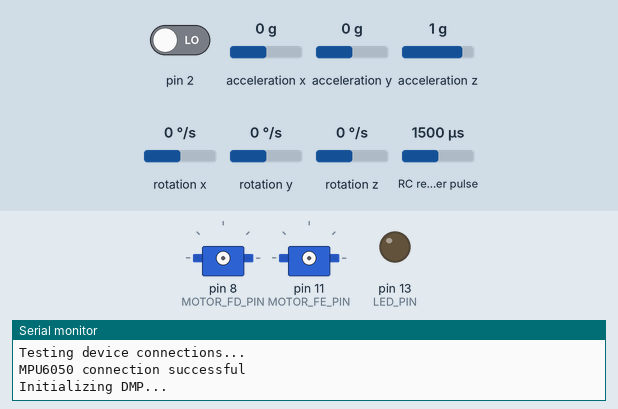
Recording of a sketch running on a simulated Arduino Uno, built with avr-gcc and run on an emulated ATmega328P. Shown: 2 × servo, output pins drawn as LEDs (lit = HIGH), the last lines printed to the serial monitor. Wiring (inferred from the names in the program): RC receiver channel: data pin 3. Dashed ring = blinking. Inputs (shaded band) come from the test bench; at power-on: acceleration y 0 g, pin 2 LOW, acceleration x 0 g, acceleration z 1 g, rotation x 0 °/s, rotation y 0 °/s, rotation z 0 °/s, RC receiver pulse 1500 µs. The sensor or clock chip raises its interrupt line as the real part does.

Above: at 0.1 s.
At 4.8 s:
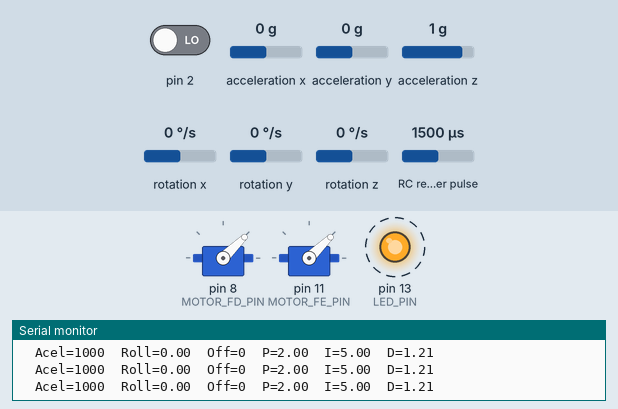
4.9 s: acceleration y set to -1.4 g
7.9 s: acceleration y set to 0 g
Timing chart, 0 to 16.9 s (numbered marks = the images above; inputs shaded):
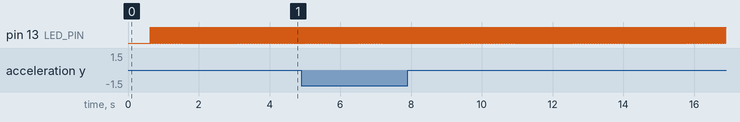

The sketch:

arduino-marmitocoptero.ino
```cpp
#include <PID_v1.h>
#include "I2Cdev.h"

#include "MPU6050_6Axis_MotionApps20.h"
#include <Servo.h>
#include <Wire.h>
#include "rc_rx.h"

#define DEBUG
//#define DEBUG_RC //Print the RC information
//#define DEBUG_GYRO //Print GYRO and ACEL information
#define DEBUG_PID //Print PID constants information
#define DEBUG_EQUILIBRIO //Print aceleration, roll inclination and offset
#define AJUST_PID //Enable PID ajust by serial
//#define DEBUG_TIME

#define dt 20 //Tempo de variação do Loop 20ms

//Pinos dos motores
#define MOTOR_FD 0
#define MOTOR_FD_PIN 8  //Motor Frontal Direita
#define MOTOR_FE 1
#define MOTOR_FE_PIN 11 //Motor Frontal Esquerda
#define MOTOR_TD 2
#define MOTOR_TD_PIN 9 //Motor Traseiro Direita
#define MOTOR_TE 3
#define MOTOR_TE_PIN 12 //Motor Traseiro Esquerdo

#define LIMITE_PID 250 //Limite de aceleração para correção dos motores
#define LIMITE_Ki 50

//RC limits
#define TROTTLE_MIN 1000 //Leitura mínima
#define TROTTLE_INI 1100 //Início aceleração
#define TROTTLE_MAX 2000 //Leitura máxima


// Arduino Wire library is required if I2Cdev I2CDEV_ARDUINO_WIRE implementation
// is used in I2Cdev.h
#if I2CDEV_IMPLEMENTATION == I2CDEV_ARDUINO_WIRE
#include "Wire.h"
#endif

// class default I2C address is 0x68
// specific I2C addresses may be passed as a parameter here
// AD0 low = 0x68 (default for SparkFun breakout and InvenSense evaluation board)
// AD0 high = 0x69
MPU6050 mpu;
//MPU6050 mpu(0x69); // <-- use for AD0 high

#define OUTPUT_READABLE_YAWPITCHROLL

#define LED_PIN 13 // (Arduino is 13, Teensy is 11, Teensy++ is 6)
bool blinkState = false;

// MPU control/status vars
bool dmpReady = false;  // set true if DMP init was successful
uint8_t mpuIntStatus;   // holds actual interrupt status byte from MPU
uint8_t devStatus;      // return status after each device operation (0 = success, !0 = error)
uint16_t packetSize;    // expected DMP packet size (default is 42 bytes)
uint16_t fifoCount;     // count of all bytes currently in FIFO
uint8_t fifoBuffer[64]; // FIFO storage buffer

// orientation/motion vars
Quaternion q;           // [w, x, y, z]         quaternion container
VectorInt16 aa;         // [x, y, z]            accel sensor measurements
VectorInt16 aaReal;     // [x, y, z]            gravity-free accel sensor measurements
VectorInt16 aaWorld;    // [x, y, z]            world-frame accel sensor measurements
VectorFloat gravity;    // [x, y, z]            gravity vector
float euler[3];         // [psi, theta, phi]    Euler angle container
float ypr[3];           // [yaw, pitch, roll]   yaw/pitch/roll container and gravity vector

// packet structure for InvenSense teapot demo
uint8_t teapotPacket[14] = { '$', 0x02, 0,0, 0,0, 0,0, 0,0, 0x00, 0x00, '\r', '\n' };

// ================================================================
// ===               INTERRUPT DETECTION ROUTINE                ===
// ================================================================

volatile bool mpuInterrupt = false;     // indicates whether MPU interrupt pin has gone high
void dmpDataReady() {
  mpuInterrupt = true;
}

// Pitch, Roll and Yaw values
float pitch = 0;
float roll = 0;
float yaw = 0;

unsigned long t=0; //Time Variables

//pidRoll Roll
double SetpointRoll = 0, InputRoll = 0, OutputRoll = 0;
//pidRoll Pitch
double SetpointPitch = 0, InputPitch = 0, OutputPitch = 0;

double  P = 2,
I = 5,
D = 1.21;

PID pidRoll(&InputRoll, &OutputRoll, &SetpointRoll,P,I,D, DIRECT);
PID pidPitch(&InputPitch, &OutputPitch, &SetpointPitch,P,I,D, DIRECT);

//double P = 3.3,
  //     I = 1.9,
    //   D = 1.5;
Servo motor[4];

int  offset = 0;
int aceleracao = TROTTLE_MIN;
int acelDireita = TROTTLE_MIN;
int acelEsquerda = TROTTLE_MIN;

void setup(){
  #ifdef DEBUG
    Serial.begin(115200);
  #endif
  // join I2C bus (I2Cdev library doesn't do this automatically)
  #if I2CDEV_IMPLEMENTATION == I2CDEV_ARDUINO_WIRE
  Wire.begin();
  TWBR = 24; // 400kHz I2C clock (200kHz if CPU is 8MHz)
  #elif I2CDEV_IMPLEMENTATION == I2CDEV_BUILTIN_FASTWIRE
    Fastwire::setup(400, true);
  #endif

  // initialize device
  Serial.println(F("Initializing I2C devices..."));
  mpu.initialize();

  // verify connection
  Serial.println(F("Testing device connections..."));
  Serial.println(mpu.testConnection() ? F("MPU6050 connection successful") : F("MPU6050 connection failed"));

  // load and configure the DMP
  Serial.println(F("Initializing DMP..."));
  devStatus = mpu.dmpInitialize();
  Serial.println("Inicializou");
  delay(100);

  // supply your own gyro offsets here, scaled for min sensitivity
  mpu.setXAccelOffset(985);
  mpu.setYAccelOffset(-472);
  mpu.setZAccelOffset(1363);
  mpu.setXGyroOffset(24);
  mpu.setYGyroOffset(11);
  mpu.setZGyroOffset(41);

  // make sure it worked (returns 0 if so)
  if (devStatus == 0) {
    // turn on the DMP, now that it's ready
    Serial.println(F("Enabling DMP..."));
    mpu.setDMPEnabled(true);

    // enable Arduino interrupt detection
    Serial.println(F("Enabling interrupt detection (Arduino external interrupt 0)..."));
    attachInterrupt(0, dmpDataReady, RISING);
    mpuIntStatus = mpu.getIntStatus();

    // set our DMP Ready flag so the main loop() function knows it's okay to use it
    Serial.println(F("DMP ready! Waiting for first interrupt..."));
    dmpReady = true;

    // get expected DMP packet size for later comparison
    packetSize = mpu.dmpGetFIFOPacketSize();
  } else {
    // ERROR!
    // 1 = initial memory load failed
    // 2 = DMP configuration updates failed
    // (if it's going to break, usually the code will be 1)
    Serial.print(F("DMP Initialization failed (code "));
    Serial.print(devStatus);
    Serial.println(F(")"));
  }

  // configure LED for output
  pinMode(LED_PIN, OUTPUT);

  init_rc_rx();

  motor[MOTOR_FD].attach(MOTOR_FD_PIN);
  motor[MOTOR_FE].attach(MOTOR_FE_PIN);

  SetpointRoll = 0;
  SetpointPitch = 0;

  pidRoll.SetMode(AUTOMATIC);
  pidRoll.SetOutputLimits(-LIMITE_PID,LIMITE_PID);
  pidRoll.setMaxOutputI(LIMITE_Ki);

  pidPitch.SetMode(AUTOMATIC);
  pidPitch.SetOutputLimits(-LIMITE_PID,LIMITE_PID);
  pidRoll.setMaxOutputI(LIMITE_Ki);

}
void loop(){

  if (!dmpReady) return;

  // wait for MPU interrupt or extra packet(s) available
  while (!mpuInterrupt && fifoCount < packetSize) {
    // other program behavior stuff here
    // .
    // .
    // .
    // if you are really paranoid you can frequently test in between other
    // stuff to see if mpuInterrupt is true, and if so, "break;" from the
    // while() loop to immediately process the MPU data
    // .
    // .
    // .
  }

  // reset interrupt flag and get INT_STATUS byte
  mpuInterrupt = false;
  mpuIntStatus = mpu.getIntStatus();

  // get current FIFO count
  fifoCount = mpu.getFIFOCount();

  // check for overflow (this should never happen unless our code is too inefficient)
  if ((mpuIntStatus & 0x10) || fifoCount == 1024) {
    // reset so we can continue cleanly
    mpu.resetFIFO();
    Serial.println(F("FIFO overflow!"));

  // otherwise, check for DMP data ready interrupt (this should happen frequently)
  } else if (mpuIntStatus & 0x02) {
    // wait for correct available data length, should be a VERY short wait
    while (fifoCount < packetSize) fifoCount = mpu.getFIFOCount();

    // read a packet from FIFO
    mpu.getFIFOBytes(fifoBuffer, packetSize);

    // track FIFO count here in case there is > 1 packet available
    // (this lets us immediately read more without waiting for an interrupt)
    fifoCount -= packetSize;


    mpu.dmpGetQuaternion(&q, fifoBuffer);
    mpu.dmpGetGravity(&gravity, &q);
    mpu.dmpGetYawPitchRoll(ypr, &q, &gravity);
    roll = ypr[2] * 180/M_PI;
    pitch = ypr[1] * 180/M_PI;
    yaw = ypr[0] * 180/M_PI;

    // blink LED to indicate activity
    blinkState = !blinkState;
    digitalWrite(LED_PIN, blinkState);
  }

  //Ajuste PID
  #ifdef AJUST_PID
    ajustePID();
  #endif

  read_rc_rx();

  aceleracao = CH3;

  if( aceleracao > TROTTLE_INI){
    InputRoll = roll;
    pidRoll.Compute();
  }
  offset = OutputRoll;

  if( aceleracao - offset < TROTTLE_MIN ){
    offset = aceleracao - TROTTLE_MIN;
  }

  if( aceleracao + offset > TROTTLE_MAX ){
    offset = TROTTLE_MAX - aceleracao;
  }

  if( aceleracao < TROTTLE_INI){
    aceleracao = TROTTLE_MIN;
    offset = 0;
  }

  acelDireita = aceleracao - offset;
  acelEsquerda = aceleracao + offset;

  motor[MOTOR_FD].writeMicroseconds(acelDireita);
  motor[MOTOR_FE].writeMicroseconds(acelEsquerda);

  #ifdef DEBUG_GYRO
    // Output raw
    Serial.print("\tP=");
    Serial.print(pitch);
    Serial.print("\tR=");
    Serial.print(roll);
    Serial.print("\tY=");
    Serial.print(yaw);
  #endif

  #ifdef DEBUG_RC
    Serial.print("\tCH1=");
    Serial.print(CH1);
    Serial.print("\tCH2=");
    Serial.print(CH2);
    Serial.print("\tCH3=");
    Serial.print(CH3);
    Serial.print("\tCH4=");
    Serial.print(CH4);
  #endif
  #ifdef DEBUG_EQUILIBRIO
    Serial.print("\tAcel=");
    Serial.print(aceleracao);
    Serial.print("\tRoll=");
    Serial.print(roll);
    Serial.print("\tOff=");
    Serial.print(offset);
  #endif
  #ifdef DEBUG_PID
    Serial.print("\tP=");
    Serial.print(P);
    Serial.print("\tI=");
    Serial.print(I);
    Serial.print("\tD=");
    Serial.print(D);
  #endif
  #ifdef DEBUG_TIME
    Serial.print("\tT=");
    Serial.print((micros()/1000)- t);
  #endif
  #ifdef DEBUG
    Serial.println("\t");
  #endif
}
void ajustePID(){
  char caractere;
  if(Serial.available() > 0) {
    // Lê byte da serial
    caractere = Serial.read();
    // Ignora caractere de quebra de linha
    switch(caractere){
      case 'p':
      P = P*0.9;
      break;
      case 'P':
      P = P*1.1;
      break;
      case 'i':
      I = I*0.9;
      break;
      case 'I':
      I = I*1.1;
      break;
      case 'd':
      D = D*0.9;
      break;
      case 'D':
      D = D*1.1;
      break;
    }
    pidRoll.SetTunings(P, I, D);
  }
}
```

rc_rx.cpp
```cpp
/*
Author:    Omer Ikram ul Haq
Date:      2014-05-18
Location:  Pakistan
Version:   ver 0.1 beta
Test with: Arduino Mega and Devention rx701
*/


#include <Arduino.h>
#include "rc_rx.h"

//#define CH1_int 0     // Channel 1 interrupt #
//#define CH1_pin 2     // Respective channel Hardware interrupt pin number

#define CH2_int 1     // Channel 2 interrupt #
#define CH2_pin 3     // Respective channel Hardware interrupt pin number

#define CH3_int 4     // Channel 3 interrupt #
#define CH3_pin 19     // Respective channel Hardware interrupt pin number

#define CH4_int 5     // Channel 4 interrupt #
#define CH4_pin 18    // Respective channel Hardware interrupt pin number


#define valid_pulse_limit 3000 // [uS] Valid output high pulse time limit for RC controller
#define max_high_time 2000 // [uS] Maximum expected high time
#define min_high_time 1000 // [uS] Minimum expected high time

#define ARRED 10

volatile unsigned long CH1_t=0, CH1_delta=0, CH2_t=0, CH2_delta=0, CH3_t=0, CH3_delta=0, CH4_t=0, CH4_delta=0;
float CH1,CH2,CH3,CH4;


// Interrupt ISRs

//void CH1_int_ISR()
//{
//  if ((micros()-CH1_t) < valid_pulse_limit){
//    CH1_delta = micros()-CH1_t;
//  }
//  CH1_t = micros();
//}

void CH2_int_ISR()
{
  if ((micros()-CH2_t) < valid_pulse_limit){
    CH2_delta = micros()-CH2_t;
  }
  CH2_t = micros();
}

void CH3_int_ISR()
{
  if ((micros()-CH3_t) < valid_pulse_limit){
    CH3_delta = micros()-CH3_t;
  }
  CH3_t = micros();
}

void CH4_int_ISR()
{
  if ((micros()-CH4_t) < valid_pulse_limit){
    CH4_delta = micros()-CH4_t;
  }
  CH4_t = micros();
}

void init_rc_rx(){

//  Serial.print("Channel 1 connected to pin number....\t");
//  Serial.println(CH1_pin);
  Serial.print("Channel 2 connected to pin number....\t");
  Serial.println(CH2_pin);
  Serial.print("Channel 3 connected to pin number....\t");
  Serial.println(CH3_pin);
  Serial.print("Channel 4 connected to pin number....\t");
  Serial.println(CH4_pin);

 // pinMode(CH1_pin, INPUT);
  pinMode(CH2_pin, INPUT);
  pinMode(CH3_pin, INPUT);
  pinMode(CH4_pin, INPUT);

  // Writing the input ports to HIGH to use pull-up resistors
//  digitalWrite(CH1_pin, HIGH);
  digitalWrite(CH2_pin, HIGH);
  digitalWrite(CH3_pin, HIGH);
  digitalWrite(CH4_pin, HIGH);

//  attachInterrupt(CH1_int, CH1_int_ISR, CHANGE);
  attachInterrupt(CH2_int, CH2_int_ISR, CHANGE);
  attachInterrupt(CH3_int, CH3_int_ISR, CHANGE);
  attachInterrupt(CH4_int, CH4_int_ISR, CHANGE);
}

void read_rc_rx(){
  noInterrupts();
//  CH1 = floor(CH1_delta/ARRED)*ARRED;
  CH2 = floor(CH2_delta/ARRED)*ARRED;
  CH3 = floor(CH3_delta/ARRED)*ARRED;
  CH4 = floor(CH4_delta/ARRED)*ARRED;
  interrupts();
}
```

rc_rx.h
```cpp
/*
Author:    Omer Ikram ul Haq
Date:      2014-05-18
Location:  Pakistan
Version:   ver 0.1 beta
Test with: Arduino Mega and Devention rx701
*/

#ifndef rc_rx.h
  #define rc_rx.h

  extern float CH1,CH2,CH3,CH4;

  void init_rc_rx();
  void read_rc_rx();
#endif
```

Measured:
- by itself, pin 13 (LED_PIN): alternates HIGH for 0.01 s and LOW for 0.01 s
